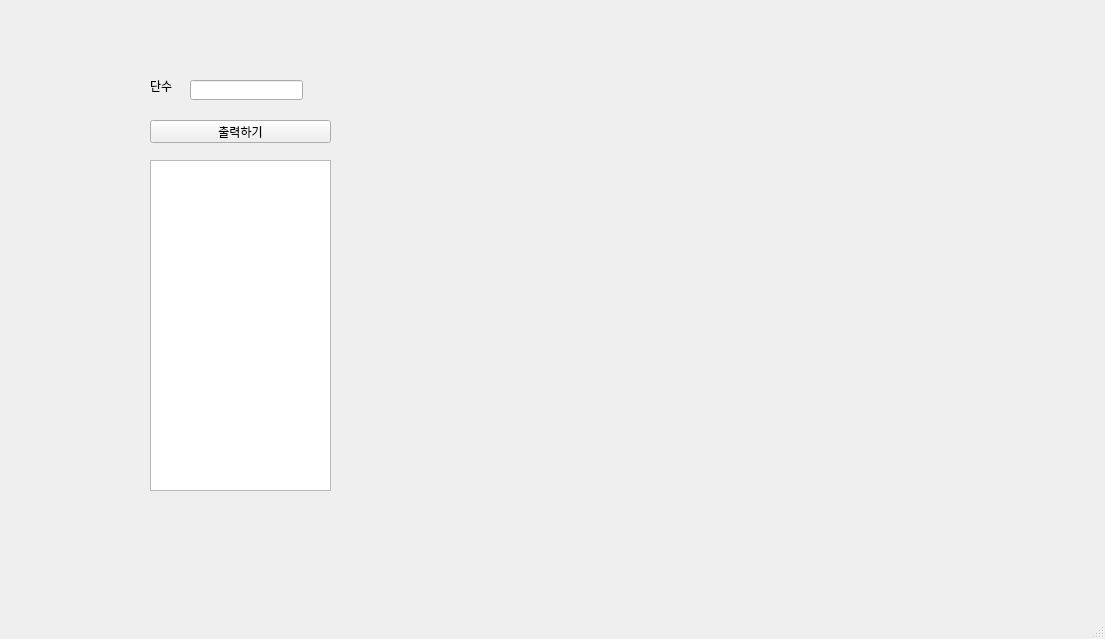
<?xml version="1.0" encoding="UTF-8"?>
<ui version="4.0">
 <class>MainWindow</class>
 <widget class="QMainWindow" name="MainWindow">
  <property name="geometry">
   <rect>
    <x>0</x>
    <y>0</y>
    <width>1105</width>
    <height>639</height>
   </rect>
  </property>
  <property name="windowTitle">
   <string>MainWindow</string>
  </property>
  <widget class="QWidget" name="centralwidget">
   <widget class="QLabel" name="lbl_dan">
    <property name="geometry">
     <rect>
      <x>150</x>
      <y>80</y>
      <width>56</width>
      <height>12</height>
     </rect>
    </property>
    <property name="text">
     <string>단수</string>
    </property>
   </widget>
   <widget class="QPushButton" name="pb">
    <property name="geometry">
     <rect>
      <x>150</x>
      <y>120</y>
      <width>181</width>
      <height>23</height>
     </rect>
    </property>
    <property name="text">
     <string>출력하기</string>
    </property>
   </widget>
   <widget class="QTextEdit" name="te">
    <property name="geometry">
     <rect>
      <x>150</x>
      <y>160</y>
      <width>181</width>
      <height>331</height>
     </rect>
    </property>
   </widget>
   <widget class="QLineEdit" name="le">
    <property name="geometry">
     <rect>
      <x>190</x>
      <y>80</y>
      <width>113</width>
      <height>20</height>
     </rect>
    </property>
   </widget>
  </widget>
  <widget class="QMenuBar" name="menubar">
   <property name="geometry">
    <rect>
     <x>0</x>
     <y>0</y>
     <width>1105</width>
     <height>21</height>
    </rect>
   </property>
  </widget>
  <widget class="QStatusBar" name="statusbar"/>
 </widget>
 <resources/>
 <connections/>
</ui>
